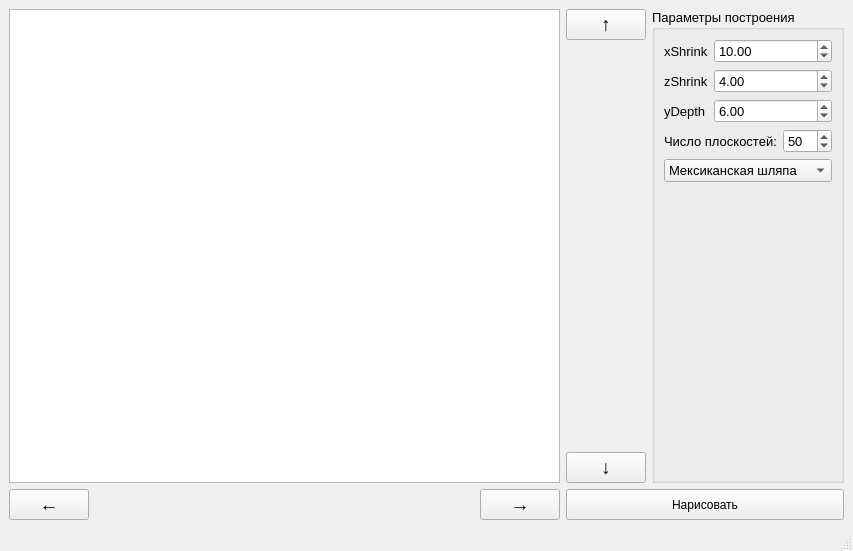
<?xml version="1.0" encoding="UTF-8"?>
<ui version="4.0">
 <class>MainWindow</class>
 <widget class="QMainWindow" name="MainWindow">
  <property name="geometry">
   <rect>
    <x>0</x>
    <y>0</y>
    <width>853</width>
    <height>551</height>
   </rect>
  </property>
  <property name="windowTitle">
   <string>Метод плавающего горизонта</string>
  </property>
  <widget class="QWidget" name="centralwidget">
   <layout class="QGridLayout" name="gridLayout_2">
    <item row="0" column="0">
     <widget class="QGraphicsView" name="gvPlot"/>
    </item>
    <item row="0" column="1">
     <layout class="QVBoxLayout" name="verticalLayout">
      <item>
       <widget class="QPushButton" name="pbRUp">
        <property name="font">
         <font>
          <pointsize>14</pointsize>
         </font>
        </property>
        <property name="text">
         <string>↑</string>
        </property>
        <property name="shortcut">
         <string>Up</string>
        </property>
       </widget>
      </item>
      <item>
       <spacer name="verticalSpacer">
        <property name="orientation">
         <enum>Qt::Vertical</enum>
        </property>
        <property name="sizeHint" stdset="0">
         <size>
          <width>20</width>
          <height>40</height>
         </size>
        </property>
       </spacer>
      </item>
      <item>
       <widget class="QPushButton" name="pbRDown">
        <property name="font">
         <font>
          <pointsize>14</pointsize>
         </font>
        </property>
        <property name="text">
         <string>↓</string>
        </property>
        <property name="shortcut">
         <string>Down</string>
        </property>
       </widget>
      </item>
     </layout>
    </item>
    <item row="0" column="2">
     <widget class="QGroupBox" name="gbSettings">
      <property name="sizePolicy">
       <sizepolicy hsizetype="Minimum" vsizetype="Minimum">
        <horstretch>0</horstretch>
        <verstretch>0</verstretch>
       </sizepolicy>
      </property>
      <property name="font">
       <font>
        <pointsize>10</pointsize>
       </font>
      </property>
      <property name="title">
       <string>Параметры построения</string>
      </property>
      <layout class="QGridLayout" name="gridLayout">
       <item row="0" column="1" colspan="3">
        <widget class="QDoubleSpinBox" name="dsbXShrink">
         <property name="sizePolicy">
          <sizepolicy hsizetype="Minimum" vsizetype="Fixed">
           <horstretch>0</horstretch>
           <verstretch>0</verstretch>
          </sizepolicy>
         </property>
         <property name="font">
          <font>
           <pointsize>10</pointsize>
          </font>
         </property>
         <property name="minimum">
          <double>-99.989999999999995</double>
         </property>
         <property name="value">
          <double>10.000000000000000</double>
         </property>
        </widget>
       </item>
       <item row="2" column="0">
        <widget class="QLabel" name="label_8">
         <property name="font">
          <font>
           <pointsize>10</pointsize>
          </font>
         </property>
         <property name="text">
          <string>zShrink</string>
         </property>
        </widget>
       </item>
       <item row="5" column="0" colspan="2">
        <widget class="QLabel" name="label_9">
         <property name="text">
          <string>Число плоскостей:</string>
         </property>
        </widget>
       </item>
       <item row="6" column="0" colspan="4">
        <widget class="QComboBox" name="cbxSurfaces">
         <property name="layoutDirection">
          <enum>Qt::LeftToRight</enum>
         </property>
         <item>
          <property name="text">
           <string>Мексиканская шляпа</string>
          </property>
         </item>
         <item>
          <property name="text">
           <string>Кардинальный синус</string>
          </property>
         </item>
         <item>
          <property name="text">
           <string>Пики</string>
          </property>
         </item>
        </widget>
       </item>
       <item row="0" column="0">
        <widget class="QLabel" name="label_2">
         <property name="sizePolicy">
          <sizepolicy hsizetype="Maximum" vsizetype="Preferred">
           <horstretch>0</horstretch>
           <verstretch>0</verstretch>
          </sizepolicy>
         </property>
         <property name="font">
          <font>
           <pointsize>10</pointsize>
          </font>
         </property>
         <property name="text">
          <string>xShrink</string>
         </property>
        </widget>
       </item>
       <item row="5" column="2" colspan="2">
        <widget class="QSpinBox" name="sbHorizonCount">
         <property name="maximum">
          <number>300</number>
         </property>
         <property name="value">
          <number>50</number>
         </property>
        </widget>
       </item>
       <item row="2" column="1" colspan="3">
        <widget class="QDoubleSpinBox" name="dsbZShrink">
         <property name="font">
          <font>
           <pointsize>10</pointsize>
          </font>
         </property>
         <property name="minimum">
          <double>-99.989999999999995</double>
         </property>
         <property name="value">
          <double>4.000000000000000</double>
         </property>
        </widget>
       </item>
       <item row="7" column="0" colspan="4">
        <spacer name="verticalSpacer_2">
         <property name="orientation">
          <enum>Qt::Vertical</enum>
         </property>
         <property name="sizeHint" stdset="0">
          <size>
           <width>20</width>
           <height>40</height>
          </size>
         </property>
        </spacer>
       </item>
       <item row="3" column="0">
        <widget class="QLabel" name="label_6">
         <property name="font">
          <font>
           <pointsize>10</pointsize>
          </font>
         </property>
         <property name="text">
          <string>yDepth</string>
         </property>
        </widget>
       </item>
       <item row="3" column="1" colspan="3">
        <widget class="QDoubleSpinBox" name="dsbYDepth">
         <property name="font">
          <font>
           <pointsize>10</pointsize>
          </font>
         </property>
         <property name="minimum">
          <double>-99.989999999999995</double>
         </property>
         <property name="value">
          <double>6.000000000000000</double>
         </property>
        </widget>
       </item>
      </layout>
     </widget>
    </item>
    <item row="1" column="0">
     <layout class="QHBoxLayout" name="horizontalLayout">
      <item>
       <widget class="QPushButton" name="pbRLeft">
        <property name="font">
         <font>
          <pointsize>14</pointsize>
         </font>
        </property>
        <property name="text">
         <string>←</string>
        </property>
        <property name="shortcut">
         <string>Left</string>
        </property>
       </widget>
      </item>
      <item>
       <spacer name="horizontalSpacer">
        <property name="orientation">
         <enum>Qt::Horizontal</enum>
        </property>
        <property name="sizeHint" stdset="0">
         <size>
          <width>40</width>
          <height>20</height>
         </size>
        </property>
       </spacer>
      </item>
      <item>
       <widget class="QPushButton" name="pbRRight">
        <property name="font">
         <font>
          <pointsize>14</pointsize>
         </font>
        </property>
        <property name="text">
         <string>→</string>
        </property>
        <property name="shortcut">
         <string>Right</string>
        </property>
       </widget>
      </item>
     </layout>
    </item>
    <item row="1" column="1" colspan="2">
     <widget class="QPushButton" name="pbDraw">
      <property name="sizePolicy">
       <sizepolicy hsizetype="Minimum" vsizetype="Minimum">
        <horstretch>0</horstretch>
        <verstretch>0</verstretch>
       </sizepolicy>
      </property>
      <property name="text">
       <string>Нарисовать</string>
      </property>
     </widget>
    </item>
   </layout>
  </widget>
  <widget class="QMenuBar" name="menubar">
   <property name="geometry">
    <rect>
     <x>0</x>
     <y>0</y>
     <width>853</width>
     <height>22</height>
    </rect>
   </property>
  </widget>
  <widget class="QStatusBar" name="statusbar"/>
 </widget>
 <resources/>
 <connections/>
</ui>
